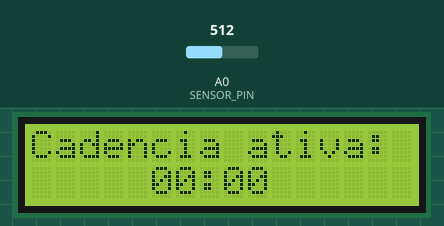
The sketch below on a simulated Arduino Uno, built with avr-gcc and run on an emulated ATmega328P. On the bench: 16×2 character LCD. Inputs (shaded band) come from the test bench; at power-on: A0 (SENSOR_PIN) = 512. What the sketch prints to the serial monitor is not drawn.

Above: at 0.1 s.
At 4.2 s:
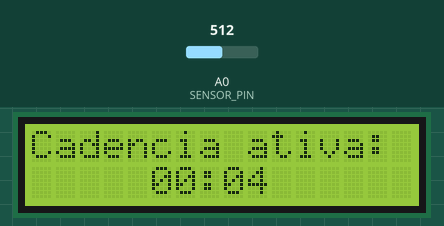
At 9.4 s:
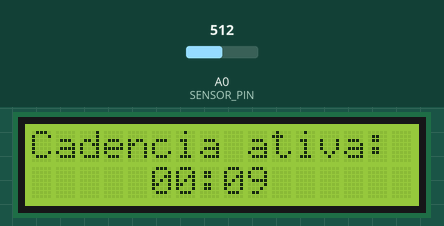
At 18.6 s:
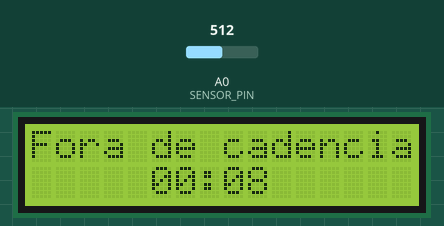
At 27.8 s:
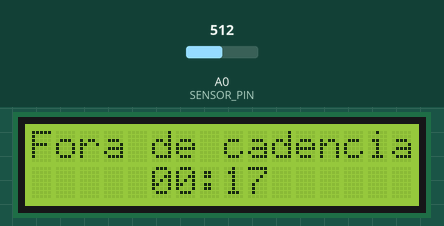
At 38.1 s:
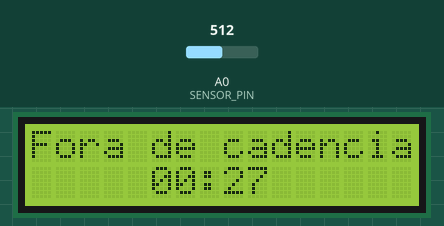

The sketch:

sketch_23012025.ino
```cpp
#include <Wire.h>
#include <LiquidCrystal_I2C.h>


#define SENSOR_PIN A0           // Pino analógico para leitura do sensor
#define THRESHOLD_LOW 400       // Limite de tensão para LOW (ajustável)
#define THRESHOLD_HIGH 800      // Limite de tensão para HIGH (ajustável)
#define DEBOUNCE_DELAY 50       // Tempo de debounce para estabilização do sinal

unsigned long lastLowTime = 0;       // Armazena o tempo da última detecção de LOW
unsigned long currentTime = 0;      // Armazena o tempo atual
unsigned long stateStartTime = 0;   // Marca o início do estado atual (cadência ou fora de cadência)
unsigned long lastEdgeTime = 0;     // Tempo da última alternância de HIGH para LOW
unsigned long lastDebounceTime = 0; // Tempo da última leitura estável

unsigned long cadenceTotalTime = 0;    // Tempo acumulado em cadência
unsigned long nonCadenceTotalTime = 0; // Tempo acumulado fora de cadência
unsigned int lowSignalCount = 0;       // Contador de sinais LOW (não reseta)
bool inCadence = true;                 // Indica se a máquina está em cadência
int edgeCount = 0;                     // Contador de bordas descendentes (HIGH para LOW)
int lastSensorState = HIGH;            // Estado anterior do sensor
int stableSensorState = HIGH;          // Estado estável do sensor após debounce

LiquidCrystal_I2C lcd(0x27, 16, 2);    // Endereço do display LCD, com 16 colunas e 2 linhas

void setup() {
  pinMode(SENSOR_PIN, INPUT);         // Configura o pino analógico para leitura
  Serial.begin(115200);
  lcd.init();                         // Inicializa o display LCD
  lcd.backlight();                    // Liga a luz de fundo do display
  stateStartTime = millis();          // Inicializa o tempo de estado
  lcd.clear();
}

void loop() {
  currentTime = millis();

  // Lê o valor do pino analógico
  int sensorValue = analogRead(SENSOR_PIN);

  // Converte o valor analógico para HIGH ou LOW com base nos limites
  int sensorState = map(sensorValue, 0, 1023, 0, 1023); // Mapeia o valor analógico
  if (sensorState < THRESHOLD_LOW) {
    sensorState = LOW;
  } else if (sensorState > THRESHOLD_HIGH) {
    sensorState = HIGH;
  } else {
    sensorState = lastSensorState;  // Mantém o estado anterior se estiver entre os limites
  }

  // Detecta borda descendente (transição de HIGH para LOW no estado estável)
  if (sensorState == LOW && lastSensorState == HIGH) {
    lastLowTime = currentTime;   // Atualiza o tempo da última detecção de LOW
    lastEdgeTime = currentTime;  // Atualiza o tempo da última borda
    if (!inCadence) {            // Incrementa o contador somente fora de cadência
      edgeCount++;
      Serial.print("Borda detectada (HIGH -> LOW). Contagem: ");
      Serial.println(edgeCount);
    }

    if (!inCadence && edgeCount >= 5) {
      // Máquina voltou à cadência após 5 bordas descendentes
      nonCadenceTotalTime += (currentTime - stateStartTime); // Atualiza tempo fora de cadência
      Serial.print("Tempo acumulado fora de cadência: ");
      printTime(nonCadenceTotalTime / 1000); // Exibe o tempo fora de cadência
      stateStartTime = currentTime; // Reinicia o tempo de estado
      Serial.println("Máquina voltou à cadência.");
      inCadence = true; // Atualiza o estado
      edgeCount = 0;    // Reseta o contador de bordas
    }
  }

  // Verifica se mais de 10 segundos se passaram desde o último LOW para sair de cadência
  if ((currentTime - lastLowTime) >= 10000 && inCadence) {
    // Máquina saiu de cadência
    cadenceTotalTime += (currentTime - stateStartTime); // Atualiza tempo em cadência
    Serial.print("Tempo acumulado em cadência: ");
    printTime(cadenceTotalTime / 1000); // Exibe o tempo em cadência
    stateStartTime = currentTime; // Reinicia o tempo de estado
    Serial.println("A máquina saiu de cadência!");
    inCadence = false; // Atualiza o estado
    edgeCount = 0; // Reseta o contador de bordas
  }

  // Exibe o tempo atual no estado e total acumulado no LCD
  lcd.clear(); // Limpa o display antes de exibir novas informações
  if (inCadence) {
    unsigned long currentCadenceTime = currentTime - stateStartTime;
    lcd.setCursor(0, 0); // Linha 0, coluna 0
    lcd.print("Cadencia ativa:");
    lcd.setCursor(5, 1); // Linha 1, coluna 0
    printTimeLCD(currentCadenceTime / 1000); // Exibe o tempo no formato MM:SS
  } else {
    unsigned long currentNonCadenceTime = currentTime - stateStartTime;
    lcd.setCursor(0, 0); // Linha 0, coluna 0
    lcd.print("Fora de cadencia:");
    lcd.setCursor(5, 1); // Linha 1, coluna 0
    printTimeLCD(currentNonCadenceTime / 1000); // Exibe o tempo no formato MM:SS
  }

  delay(1000); // Atualiza as informações a cada 1 segundo
}

// Função para exibir o tempo no formato MM:SS no serial
void printTime(unsigned long totalSeconds) {
  unsigned long minutes = totalSeconds / 60;
  unsigned long seconds = totalSeconds % 60;
  if (minutes < 10) Serial.print("0");
  Serial.print(minutes);
  Serial.print(":");
  if (seconds < 10) Serial.print("0");
  Serial.println(seconds);
}

// Função para exibir o tempo no formato MM:SS no LCD
void printTimeLCD(unsigned long totalSeconds) {
  unsigned long minutes = totalSeconds / 60;
  unsigned long seconds = totalSeconds % 60;
  if (minutes < 10) lcd.print("0");
  lcd.print(minutes);
  lcd.print(":");
  if (seconds < 10) lcd.print("0");
  lcd.print(seconds);
}
```

Measured:
- what the display in image 1 shows lasts 1.0 s, from 4.2 s to 5.2 s
